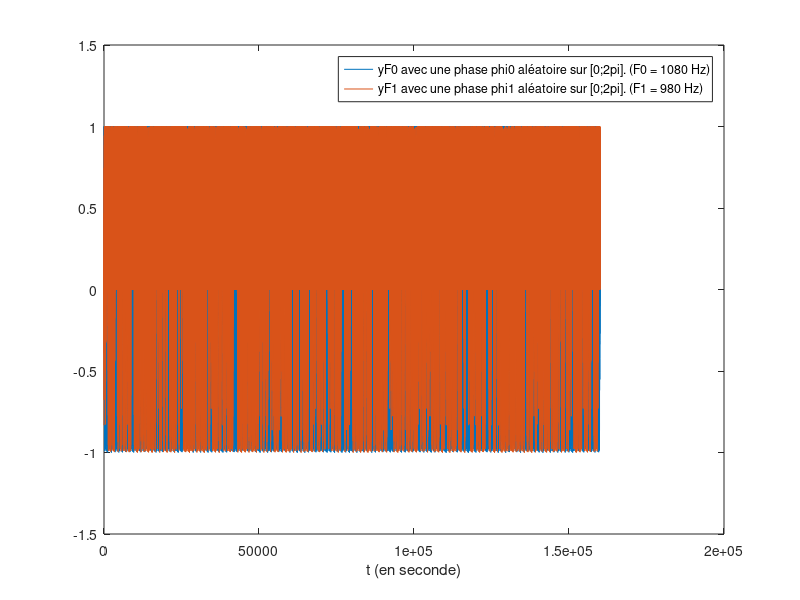

Source code (MATLAB):
clc;
clear all;
close all;

fc = 1080;
delta_f = 100;
f0 = 6000;
f1 = 2000; %changement de valeur poar rapport à l'énoncé
fe = 48000;
Te = 1/fe;
Rb = 300; %Débit binaire
Tb = 1/Rb;
Ts = Tb;
Ns = floor((Ts)/(Te)); %floor partie entière


%% 6 Démodulateur de fréquence adapté à la norme V21

%6.1 Synchronisation idéale

bits = randi([0,1],1,1000);
NRZ = kron(bits, ones(1,Ns));
N = length(NRZ);
t = 0:Te:(N-1)*Te;

phi0 = rand*2*pi;
phi1 = rand*2*pi;
x = (1-NRZ).*cos(2*pi*f0*t+phi0)+NRZ.*cos(2*pi*f1*t+phi1);

SNRdb = 50;
Px = mean(abs(x).^2);
Pb = Px/(10^(SNRdb/10));
sigma = sqrt(Pb);
bruitG = sigma*rand(1,N);
y = x + bruitG;

F0 = 1180;
F1 = 980;
x1 = (1-NRZ).*cos(2*pi*F0*t+phi0)+NRZ.*cos(2*pi*F1*t+phi1);
y1 = x1 + bruitG;

yF0 = y1 .*cos(2*pi*F0*t+ phi0);
yF1 = y1 .* cos(2*pi*F1*t + phi1);

figure(9)
plot(yF0)
%legend("yF0 avec une phase phi0 aléatoire sur [0;2pi]. (F0 = 1080 Hz)")
%xlabel('t (en seconde)')

hold on;
plot(yF1)
legend("yF0 avec une phase phi0 aléatoire sur [0;2pi]. (F0 = 1080 Hz)","yF1 avec une phase phi1 aléatoire sur [0;2pi]. (F1 = 980 Hz)")
xlabel('t (en seconde)')


yF0Final = reshape(yF0, Ns, 1000);
yF1Final = reshape(yF1, Ns, 1000);

integrale0 = sum(yF0Final);
integrale1 = sum(yF1Final);

somme = integrale1 - integrale0 ;
detection2  = (sign(somme)+1)/2;
taux_erreur_binaire2 = length(find(bits~=detection2 ))/ 1000

%on doit avoir un TEB de 0

%utiliser bitesign = (sign(s) + 1)/2

%on obtient un signla NRZ à la fin du traitement(cf schema de la partie
%6.1)

%quand on chnage de phases, le démodulateur ne fonctionne plus correctement


%6.2 Gestion d'une erreur de synchronisation de phase porteuse


phi0p = rand*2*pi; 
phi1p = rand*2*pi;

yF0p = y1 .*cos(2*pi*F0*t+phi0p); 
yF1p = y1 .* cos(2*pi*F1*t+phi1p);

yF0Finalp = reshape(yF0p, Ns, 1000); 
yF1Finalp = reshape(yF1p, Ns, 1000);

integrale0p = sum(yF0Finalp); 
integrale1p = sum(yF1Finalp);

somme2 = integrale1p - integrale0p ;
detection3  = (sign(somme2)+1)/2;
taux_erreur_binaire3 = length(find(bits~=detection3 ))/ 1000;


% 6.3 

yFSK0 = y1 .*cos(2*pi*F0*t+phi0p); 
yFSK1 = y1 .*sin(2*pi*F0*t+phi0p);
yFSK2 = y1 .*cos(2*pi*F1*t+phi1p); 
yFSK3 = y1 .*sin(2*pi*F1*t+phi1p); 

yFSK0Final = reshape(yFSK0, Ns, 1000); 
yFSK1Final = reshape(yFSK1, Ns, 1000); 
yFSK2Final = reshape(yFSK2, Ns, 1000); 
yFSK3Final = reshape(yFSK3, Ns, 1000); 


sommeFSK = sum(yFSK3Final).^2 + sum(yFSK2Final).^2 - sum(yFSK1Final).^2 - sum(yFSK0Final).^2;
detectionFSK  = (sign(sommeFSK)+1)/2;
taux_erreur_binaireTSK = length(find(bits~=detectionFSK ))/ 1000

%cette technique permet de corriger le porbleme de différence de phase car
%en sommant ces integrales au carré on à des résultats qui ne dépendent pas des
%différentes phases car la somme de cos^2 et sin^2 vaut 1.



